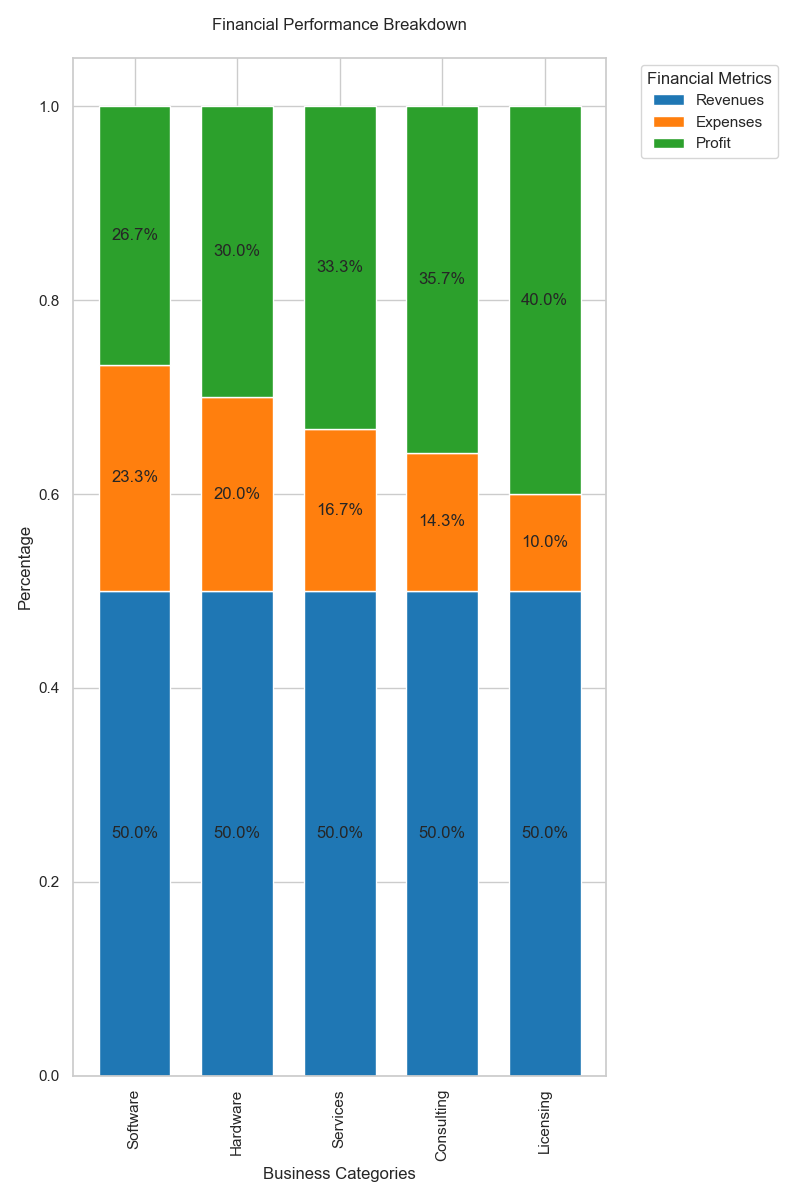

Recreate this plot in Python.

import matplotlib.pyplot as plt
import seaborn as sns
import pandas as pd

data = {
    'Category': ['Software', 'Hardware', 'Services', 'Consulting', 'Licensing'],
    'Revenues': [150, 100, 90, 70, 50],
    'Expenses': [70, 40, 30, 20, 10],
    'Profit': [80, 60, 60, 50, 40]
}
df = pd.DataFrame(data)

df_percentage = df.set_index('Category')
df_percentage = df_percentage.divide(df_percentage.sum(axis=1), axis=0)

fig, ax = plt.subplots(figsize=(8, 12))
df_percentage.plot(kind='bar', stacked=True, color=['#1f77b4', '#ff7f0e', '#2ca02c'], ax=ax, width=0.7)

for n in df_percentage:
    for i, (cs, ab, pc) in enumerate(zip(df_percentage.iloc[:, :].cumsum(1)[n], 
                                          df_percentage[n], df_percentage[n])):
        if pc > 0:
            plt.text(i, cs - ab / 2, str(round(pc * 100, 1)) + '%', va='center', ha='center')

plt.title('Financial Performance Breakdown', pad=20)
ax.set_ylabel('Percentage')
ax.set_xlabel('Business Categories')
plt.legend(title='Financial Metrics', bbox_to_anchor=(1.05, 1), loc='upper left')

plt.tight_layout()
plt.show()
